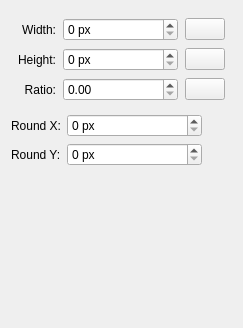
<?xml version="1.0" encoding="UTF-8"?>
<ui version="4.0">
 <class>WdgRectangleConstraints</class>
 <widget class="QWidget" name="WdgRectangleConstraints">
  <property name="geometry">
   <rect>
    <x>0</x>
    <y>0</y>
    <width>243</width>
    <height>328</height>
   </rect>
  </property>
  <property name="sizePolicy">
   <sizepolicy hsizetype="Preferred" vsizetype="Preferred">
    <horstretch>0</horstretch>
    <verstretch>0</verstretch>
   </sizepolicy>
  </property>
  <property name="windowTitle">
   <string>Size</string>
  </property>
  <layout class="QVBoxLayout" name="verticalLayout">
   <item>
    <layout class="QGridLayout" name="gridLayout">
     <property name="leftMargin">
      <number>7</number>
     </property>
     <property name="topMargin">
      <number>7</number>
     </property>
     <property name="rightMargin">
      <number>7</number>
     </property>
     <property name="bottomMargin">
      <number>7</number>
     </property>
     <property name="spacing">
      <number>7</number>
     </property>
     <item row="1" column="3">
      <widget class="QPushButton" name="lockHeightButton">
       <property name="text">
        <string/>
       </property>
       <property name="checkable">
        <bool>true</bool>
       </property>
      </widget>
     </item>
     <item row="2" column="3">
      <widget class="QPushButton" name="lockRatioButton">
       <property name="text">
        <string/>
       </property>
       <property name="checkable">
        <bool>true</bool>
       </property>
      </widget>
     </item>
     <item row="0" column="3">
      <widget class="QPushButton" name="lockWidthButton">
       <property name="text">
        <string/>
       </property>
       <property name="checkable">
        <bool>true</bool>
       </property>
      </widget>
     </item>
     <item row="1" column="2">
      <widget class="KisIntParseSpinBox" name="intHeight">
       <property name="sizePolicy">
        <sizepolicy hsizetype="MinimumExpanding" vsizetype="Fixed">
         <horstretch>0</horstretch>
         <verstretch>0</verstretch>
        </sizepolicy>
       </property>
       <property name="toolTip">
        <string>Height</string>
       </property>
       <property name="suffix">
        <string> px</string>
       </property>
       <property name="maximum">
        <number>99999</number>
       </property>
      </widget>
     </item>
     <item row="0" column="1">
      <widget class="QLabel" name="label">
       <property name="text">
        <string>Width:</string>
       </property>
       <property name="alignment">
        <set>Qt::AlignRight|Qt::AlignTrailing|Qt::AlignVCenter</set>
       </property>
      </widget>
     </item>
     <item row="2" column="2">
      <widget class="KisDoubleParseSpinBox" name="doubleRatio">
       <property name="sizePolicy">
        <sizepolicy hsizetype="MinimumExpanding" vsizetype="Fixed">
         <horstretch>0</horstretch>
         <verstretch>0</verstretch>
        </sizepolicy>
       </property>
       <property name="toolTip">
        <string>Aspect ratio</string>
       </property>
       <property name="maximum">
        <double>10000.000000000000000</double>
       </property>
       <property name="singleStep">
        <double>0.100000000000000</double>
       </property>
      </widget>
     </item>
     <item row="0" column="2">
      <widget class="KisIntParseSpinBox" name="intWidth">
       <property name="sizePolicy">
        <sizepolicy hsizetype="MinimumExpanding" vsizetype="Fixed">
         <horstretch>0</horstretch>
         <verstretch>0</verstretch>
        </sizepolicy>
       </property>
       <property name="toolTip">
        <string>Width</string>
       </property>
       <property name="suffix">
        <string> px</string>
       </property>
       <property name="maximum">
        <number>99999</number>
       </property>
      </widget>
     </item>
     <item row="2" column="1">
      <widget class="QLabel" name="label_3">
       <property name="text">
        <string>Ratio:</string>
       </property>
       <property name="alignment">
        <set>Qt::AlignRight|Qt::AlignTrailing|Qt::AlignVCenter</set>
       </property>
      </widget>
     </item>
     <item row="1" column="1">
      <widget class="QLabel" name="label_2">
       <property name="text">
        <string>Height:</string>
       </property>
       <property name="alignment">
        <set>Qt::AlignRight|Qt::AlignTrailing|Qt::AlignVCenter</set>
       </property>
      </widget>
     </item>
    </layout>
   </item>
   <item>
    <layout class="QGridLayout" name="gridLayout_2">
     <item row="0" column="0">
      <widget class="QLabel" name="lblRoundCornersX">
       <property name="text">
        <string>Round X:</string>
       </property>
      </widget>
     </item>
     <item row="0" column="1">
      <widget class="KisIntParseSpinBox" name="intRoundCornersX">
       <property name="sizePolicy">
        <sizepolicy hsizetype="MinimumExpanding" vsizetype="Fixed">
         <horstretch>0</horstretch>
         <verstretch>0</verstretch>
        </sizepolicy>
       </property>
       <property name="toolTip">
        <string>Height</string>
       </property>
       <property name="suffix">
        <string> px</string>
       </property>
       <property name="maximum">
        <number>99999</number>
       </property>
      </widget>
     </item>
     <item row="0" column="2" rowspan="2">
      <widget class="KoAspectButton" name="cornersAspectButton" native="true">
       <property name="sizePolicy">
        <sizepolicy hsizetype="Fixed" vsizetype="Fixed">
         <horstretch>0</horstretch>
         <verstretch>0</verstretch>
        </sizepolicy>
       </property>
       <property name="minimumSize">
        <size>
         <width>24</width>
         <height>24</height>
        </size>
       </property>
      </widget>
     </item>
     <item row="1" column="0">
      <widget class="QLabel" name="lblRoundCornersY">
       <property name="text">
        <string>Round Y:</string>
       </property>
      </widget>
     </item>
     <item row="1" column="1">
      <widget class="KisIntParseSpinBox" name="intRoundCornersY">
       <property name="sizePolicy">
        <sizepolicy hsizetype="MinimumExpanding" vsizetype="Fixed">
         <horstretch>0</horstretch>
         <verstretch>0</verstretch>
        </sizepolicy>
       </property>
       <property name="toolTip">
        <string>Height</string>
       </property>
       <property name="suffix">
        <string> px</string>
       </property>
       <property name="maximum">
        <number>99999</number>
       </property>
      </widget>
     </item>
    </layout>
   </item>
   <item>
    <spacer name="verticalSpacer">
     <property name="orientation">
      <enum>Qt::Vertical</enum>
     </property>
     <property name="sizeHint" stdset="0">
      <size>
       <width>20</width>
       <height>187</height>
      </size>
     </property>
    </spacer>
   </item>
  </layout>
 </widget>
 <customwidgets>
  <customwidget>
   <class>KisIntParseSpinBox</class>
   <extends>QSpinBox</extends>
   <header>kis_int_parse_spin_box.h</header>
  </customwidget>
  <customwidget>
   <class>KisDoubleParseSpinBox</class>
   <extends>QDoubleSpinBox</extends>
   <header>kis_double_parse_spin_box.h</header>
  </customwidget>
  <customwidget>
   <class>KoAspectButton</class>
   <extends>QWidget</extends>
   <header>KoAspectButton.h</header>
   <container>1</container>
  </customwidget>
 </customwidgets>
 <resources/>
 <connections/>
</ui>
